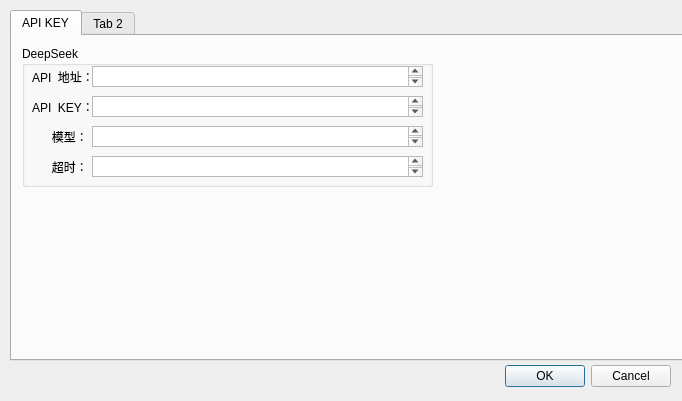
<?xml version="1.0" encoding="UTF-8"?>
<ui version="4.0">
 <class>SettingsDialog</class>
 <widget class="QDialog" name="SettingsDialog">
  <property name="geometry">
   <rect>
    <x>0</x>
    <y>0</y>
    <width>682</width>
    <height>401</height>
   </rect>
  </property>
  <property name="windowTitle">
   <string>Dialog</string>
  </property>
  <widget class="QDialogButtonBox" name="buttonBox">
   <property name="geometry">
    <rect>
     <x>330</x>
     <y>360</y>
     <width>341</width>
     <height>32</height>
    </rect>
   </property>
   <property name="orientation">
    <enum>Qt::Orientation::Horizontal</enum>
   </property>
   <property name="standardButtons">
    <set>QDialogButtonBox::StandardButton::Cancel|QDialogButtonBox::StandardButton::Ok</set>
   </property>
  </widget>
  <widget class="QTabWidget" name="tabWidget">
   <property name="geometry">
    <rect>
     <x>10</x>
     <y>10</y>
     <width>681</width>
     <height>351</height>
    </rect>
   </property>
   <property name="currentIndex">
    <number>0</number>
   </property>
   <widget class="QWidget" name="tab">
    <attribute name="title">
     <string>API KEY</string>
    </attribute>
    <widget class="QGroupBox" name="groupBox">
     <property name="geometry">
      <rect>
       <x>10</x>
       <y>10</y>
       <width>411</width>
       <height>141</height>
      </rect>
     </property>
     <property name="title">
      <string>DeepSeek</string>
     </property>
     <widget class="QLabel" name="label">
      <property name="geometry">
       <rect>
        <x>10</x>
        <y>20</y>
        <width>61</width>
        <height>21</height>
       </rect>
      </property>
      <property name="text">
       <string>API  地址：</string>
      </property>
     </widget>
     <widget class="QLabel" name="label_2">
      <property name="geometry">
       <rect>
        <x>10</x>
        <y>50</y>
        <width>61</width>
        <height>21</height>
       </rect>
      </property>
      <property name="text">
       <string>API  KEY：</string>
      </property>
     </widget>
     <widget class="QLabel" name="label_3">
      <property name="geometry">
       <rect>
        <x>10</x>
        <y>80</y>
        <width>61</width>
        <height>21</height>
       </rect>
      </property>
      <property name="text">
       <string>      模型：</string>
      </property>
     </widget>
     <widget class="QPlainTextEdit" name="plainTextEdit">
      <property name="geometry">
       <rect>
        <x>70</x>
        <y>20</y>
        <width>331</width>
        <height>21</height>
       </rect>
      </property>
     </widget>
     <widget class="QPlainTextEdit" name="plainTextEdit_2">
      <property name="geometry">
       <rect>
        <x>70</x>
        <y>50</y>
        <width>331</width>
        <height>21</height>
       </rect>
      </property>
     </widget>
     <widget class="QLabel" name="label_4">
      <property name="geometry">
       <rect>
        <x>10</x>
        <y>110</y>
        <width>61</width>
        <height>21</height>
       </rect>
      </property>
      <property name="text">
       <string>      超时：</string>
      </property>
     </widget>
     <widget class="QPlainTextEdit" name="plainTextEdit_3">
      <property name="geometry">
       <rect>
        <x>70</x>
        <y>80</y>
        <width>331</width>
        <height>21</height>
       </rect>
      </property>
     </widget>
     <widget class="QPlainTextEdit" name="plainTextEdit_4">
      <property name="geometry">
       <rect>
        <x>70</x>
        <y>110</y>
        <width>331</width>
        <height>21</height>
       </rect>
      </property>
     </widget>
    </widget>
   </widget>
   <widget class="QWidget" name="tab_2">
    <attribute name="title">
     <string>Tab 2</string>
    </attribute>
   </widget>
  </widget>
 </widget>
 <resources/>
 <connections>
  <connection>
   <sender>buttonBox</sender>
   <signal>accepted()</signal>
   <receiver>SettingsDialog</receiver>
   <slot>accept()</slot>
   <hints>
    <hint type="sourcelabel">
     <x>248</x>
     <y>254</y>
    </hint>
    <hint type="destinationlabel">
     <x>157</x>
     <y>274</y>
    </hint>
   </hints>
  </connection>
  <connection>
   <sender>buttonBox</sender>
   <signal>rejected()</signal>
   <receiver>SettingsDialog</receiver>
   <slot>reject()</slot>
   <hints>
    <hint type="sourcelabel">
     <x>316</x>
     <y>260</y>
    </hint>
    <hint type="destinationlabel">
     <x>286</x>
     <y>274</y>
    </hint>
   </hints>
  </connection>
 </connections>
</ui>
